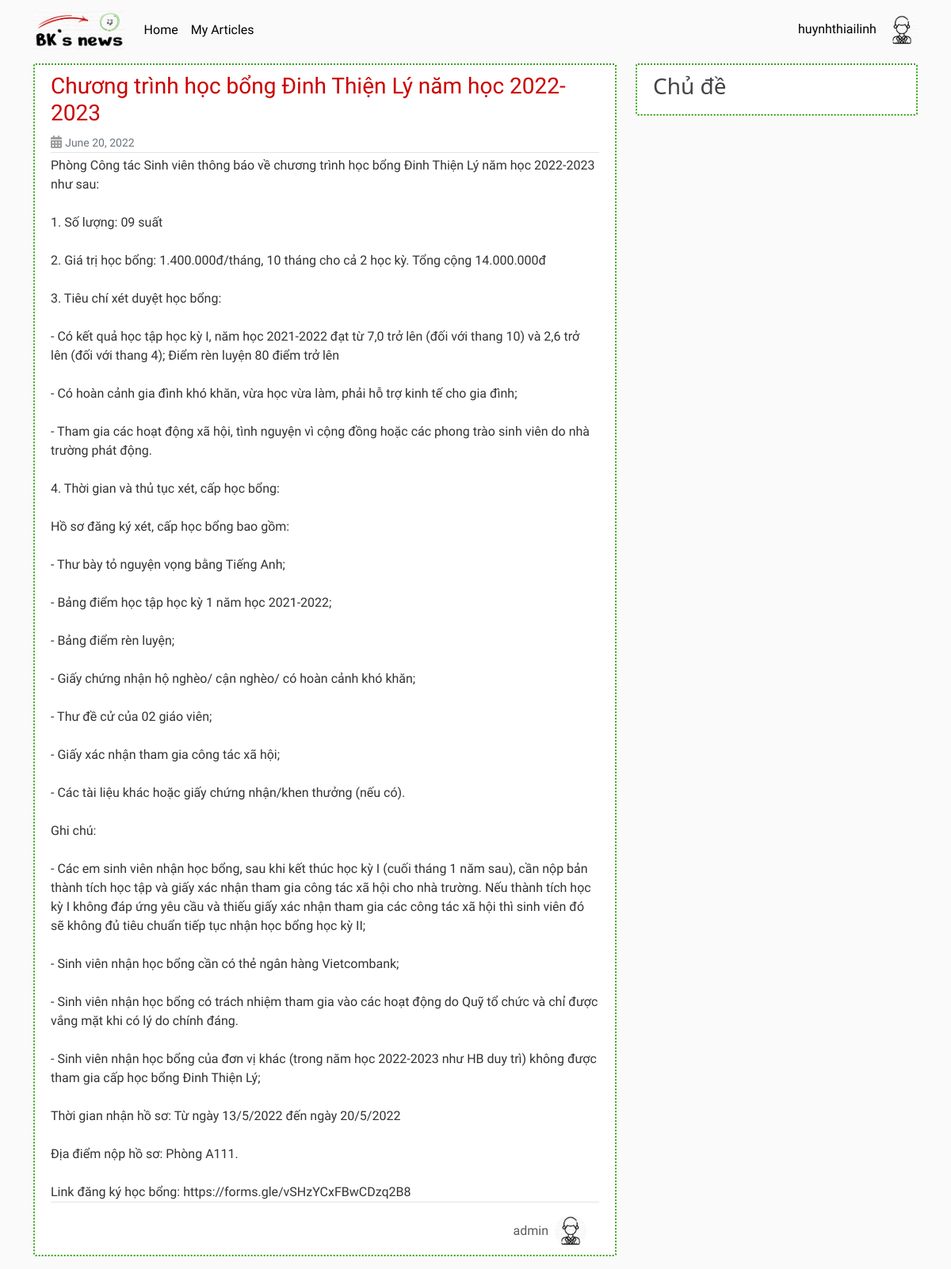
Screenshot of /post/8/ (signed in) with the database file from the repository.
### user_app/models.py (models this page shows, shortened)
class Profile(models.Model):
    user = models.OneToOneField(User, on_delete=models.CASCADE)
    avatar = models.ImageField(default='default.jpg', upload_to='profile_pics')

### post_app/models.py (models this page shows, shortened)
class Post(models.Model):
    title = models.CharField(max_length=100)
    content = models.TextField()
    date_posted = models.DateTimeField(default=timezone.now)
    author = models.ForeignKey(User, on_delete=models.CASCADE)
    topic = models.ForeignKey(Topic, on_delete=models.CASCADE, null=True, blank=False)

### post_app/views.py (the view)
# urls.py: path('post/<int:pk>/', PostDetailView.as_view(), name='post-detail'),
class PostDetailView(DetailView):
    model = Post
    template_name = 'post/detail.html'

### post_app/templates/post/detail.html (shortened to what this page needs)
{% extends 'base.html' %}
{% block post_content %}
    <article class="media content-section">
        <div class="media-body">
            <div class="article-metadata">
                <h3 class="article-title">{{ object.title }}</h3>
                <div class="date-time">
                    <i class="fa-solid fa-calendar-days"></i>
                    <small class="text-muted">{{ object.date_posted | date:"F d, Y" }}</small>
                </div>
            </div>
            <p class="article-content">{{ object.content }}</p>
            <div class="hstack gap-2">
                <a href="{% url 'user-posts' object.author.username %}" class="ms-auto author-name">{{ object.author }}</a>
                <img class="rounded-circle article-img" src="{{ object.author.profile.avatar.url }}" alt="">
            </div>
        </div>
    </article>
{% endblock post_content %}

### templates/base.html (shortened to what this page needs)
{% load static %}
<!DOCTYPE html>
<html lang="en">
<head>
    <link href="https://cdn.jsdelivr.net/npm/bootstrap@5.2.0-beta1/dist/css/bootstrap.min.css" rel="stylesheet">
    <link rel="stylesheet" type="text/css" href="{% static 'article/main.css' %}">
    <link rel="stylesheet" href="https://cdnjs.cloudflare.com/ajax/libs/font-awesome/6.1.1/css/all.min.css" />
</head>
<body>
    <header class="site-header">
        <nav class="navbar navbar-expand-md navbar-dark bg-steel fixed-top">
            <div class="container">
                <a href="{% url 'home' %}" class="navbar-brand mr-4">
                    <img id="logo" src="{% static 'logo.jpg' %}" alt="">
                </a>
                <div class="collapse navbar-collapse" id="navbarToggle">
                    <div class="navbar-nav mr-auto">
                        <a href="{% url 'home' %}" class="nav-item nav-link">Home</a>
                        <a href="{% url 'my-posts' %}" class="nav-item nav-link">My Articles</a>
                    </div>
                    <div class="navbar-nav">
                        {% if user.is_authenticated %}
                            <div class="dropdown">
                                <div class="nav-item" type="button" id="dropdownMenuButton1" data-bs-toggle="dropdown" aria-expanded="false">
                                    <span class="nav-item nav-link">{{ user.username }}</span>
                                    <img src="{{ user.profile.avatar.url }}" alt="" class="rounded-circle avatar-img">
                                </div>
                            </div>
                        {% else %}
                            <a href="{% url 'login' %}" class="nav-item nav-link">Login</a>
                            <a href="{% url 'register' %}" class="nav-item nav-link">Register</a>
                        {% endif %}
                    </div>
                </div>
            </div>
        </nav>
    </header>
    <main role="main" class="container">
        <div class="row">
            <div class="col-md-8">
                {% block post_content %}{% endblock %}
            </div>
            <div class="col-md-4">
                <div class="content-section">
                    <h3>Chủ đề</h3>
                </div>
            </div>
        </div>
    </main>
</html>

### post_app/static/article/main.css (style rules this page uses)
body { background: #fafafa; color: #333333; margin-top: 5rem; }
h1, h2, h3, h4, h5, h6 { color: #444444; }
i { color: #9e9e9e; }
#logo { height: 50px; }
.bg-steel { background-color: #fafafa; }
.navbar-expand-md .navbar-collapse { justify-content: space-between; }
.site-header .navbar-nav .nav-link { color: #000; font-family: 'Coming Soon', cursive; display: inline; }
.content-section { background: #fff; padding: 10px 20px; border: 2px dotted #33a415; border-radius: 3px; margin-bottom: 20px; }
.article-title { color: #cc0000; font-family: 'Pangolin', cursive; }
.article-content { white-space: pre-line; font-family: 'Mali', cursive; }
.article-img { height: 40px; width: 40px; margin-right: 16px; }
.article-metadata { padding-bottom: 1px; margin-bottom: 4px; border-bottom: 1px solid #e3e3e3; }
.article-content { border-bottom: 1px solid #e3e3e3; }
.avatar-img { height: 40px; width: 40px; }
.text-muted { font-family: 'Mali', cursive; color: #9e9e9e; }
.author-name { text-decoration: none; color: rgba(var(--bs-body-color-rgb),.75)!important; font-family: 'Mali', cursive; }

### rows the page displays
Post: title "Chương trình học bổng Đinh Thiện Lý năm học 2022-2023", date_posted "June 20, 2022", content "Phòng Công tác Sinh viên thông báo về chương trình học bổng Đinh Thiện Lý năm học 2022-2023 như sau: 1. Số lượng: 09 suất 2. Giá trị học bổng: 1.400.000đ/tháng, 10 tháng cho cả 2 học kỳ. Tổng cộng 14.000.000đ 3. Tiêu chí xét duyệt học bổng: - Có kết quả học tập học kỳ I, năm học 2021-2022 đạt từ 7,0 trở lên (đối với thang 10) và 2,6 trở lên (đối với thang 4); Điểm rèn luyện 80 điểm trở lên - Có hoàn cảnh gia đình khó khăn, vừa học vừa làm, phải hỗ trợ kinh tế cho gia đình; - Tham gia các hoạt động xã hội, tình nguyện vì cộng đồng hoặc các phong trào sinh viên do nhà trường phát động. 4. Thời gian và thủ tục xét, cấp học bổng: Hồ sơ đăng ký xét, cấp học bổng bao gồm: - Thư bày tỏ nguyện vọng…", author "admin", author.profile.avatar (placeholder picture)

### other values shown
{{ user.username }} "huynhthiailinh"
